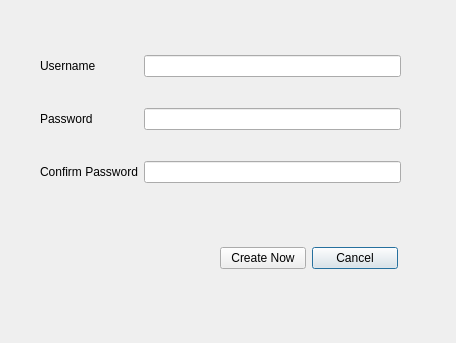
<?xml version="1.0" encoding="UTF-8"?>
<ui version="4.0">
 <class>SignupDialog</class>
 <widget class="QDialog" name="SignupDialog">
  <property name="geometry">
   <rect>
    <x>0</x>
    <y>0</y>
    <width>456</width>
    <height>343</height>
   </rect>
  </property>
  <property name="windowTitle">
   <string>Dialog</string>
  </property>
  <widget class="QWidget" name="gridLayoutWidget">
   <property name="geometry">
    <rect>
     <x>220</x>
     <y>230</y>
     <width>178</width>
     <height>56</height>
    </rect>
   </property>
   <layout class="QGridLayout" name="gridLayout">
    <item row="0" column="1">
     <widget class="QPushButton" name="pushButton_cancelCreate">
      <property name="text">
       <string>Cancel</string>
      </property>
     </widget>
    </item>
    <item row="0" column="0">
     <widget class="QPushButton" name="pushButton_accCreate">
      <property name="text">
       <string>Create Now</string>
      </property>
     </widget>
    </item>
   </layout>
  </widget>
  <widget class="QWidget" name="layoutWidget">
   <property name="geometry">
    <rect>
     <x>40</x>
     <y>30</y>
     <width>361</width>
     <height>181</height>
    </rect>
   </property>
   <layout class="QGridLayout" name="gridLayout_2">
    <item row="2" column="1">
     <widget class="QLineEdit" name="lineEdit_CfmPass">
      <property name="echoMode">
       <enum>QLineEdit::Password</enum>
      </property>
     </widget>
    </item>
    <item row="0" column="1">
     <widget class="QLineEdit" name="lineEdit_registerName"/>
    </item>
    <item row="1" column="1">
     <widget class="QLineEdit" name="lineEdit_registerPass"/>
    </item>
    <item row="1" column="0">
     <widget class="QLabel" name="label_2">
      <property name="text">
       <string>Password</string>
      </property>
      <property name="buddy">
       <cstring>lineEdit_registerPass</cstring>
      </property>
     </widget>
    </item>
    <item row="2" column="0">
     <widget class="QLabel" name="label_3">
      <property name="text">
       <string>Confirm Password</string>
      </property>
      <property name="buddy">
       <cstring>lineEdit_CfmPass</cstring>
      </property>
     </widget>
    </item>
    <item row="0" column="0">
     <widget class="QLabel" name="label">
      <property name="text">
       <string>Username</string>
      </property>
      <property name="buddy">
       <cstring>lineEdit_registerName</cstring>
      </property>
     </widget>
    </item>
   </layout>
  </widget>
 </widget>
 <resources/>
 <connections/>
</ui>
